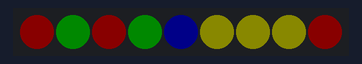
Simulated run of this program. Board: ESP32. Parts: 9 RGB LEDs in strip order, left to right. Dim RGB values are drawn brighter than linear; random numbers use the default seed unless the program sets one; what the program prints to the serial monitor is not drawn.

Above: at 0.1 s.
At 8.1 s:
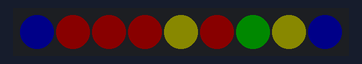
At 17.1 s:
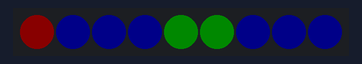
At 25.1 s:
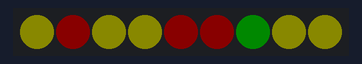
At 31.1 s:
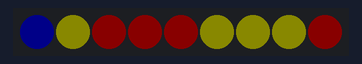
At 36.2 s:
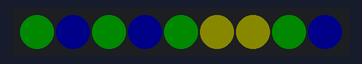

Measured:
- what the display in image 1 shows lasts 1.0 s, from 8.0 s to 9.0 s

The program:

main.cpp
```cpp
#include <Arduino.h>
#include <Wire.h>
#include <Adafruit_NeoPixel.h>

#define PIN 5
#define NUMPIXELS 9

Adafruit_NeoPixel pixels = Adafruit_NeoPixel(NUMPIXELS, PIN, NEO_GRB + NEO_KHZ800);

const uint32_t colours[] = {pixels.Color(0, 255, 0), pixels.Color(255, 0, 0), pixels.Color(0, 0, 255), pixels.Color(255, 255, 0)};


void setup() {
  Serial.begin(115200);
  Serial.println("Hello World");
  pixels.begin();
  pixels.setBrightness(10);
  for(int i=0; i<NUMPIXELS; i++){
    pixels.setPixelColor(i, colours[random(0, sizeof(colours) / sizeof(colours[0]))]);
    pixels.show();
  }
}

void loop() {
  for(int i=0; i<NUMPIXELS; i++){
    pixels.setPixelColor(i, colours[random(0, sizeof(colours) / sizeof(colours[0]))]);
    pixels.show();
  }
  delay(1000);
}
```
